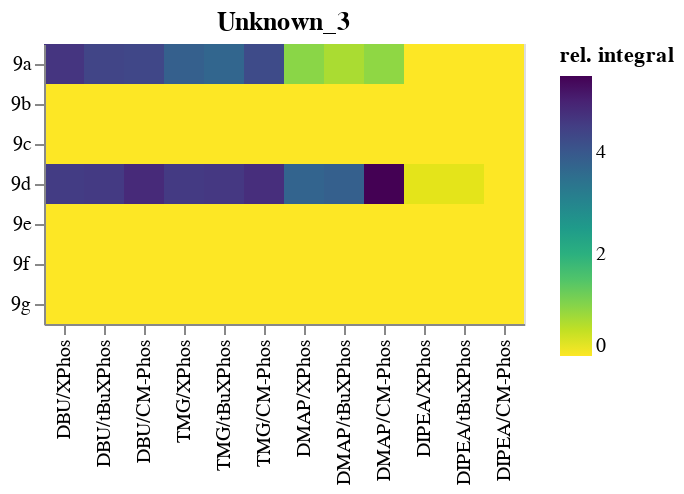

The notebook cell this image was saved under:
### Markdown cell above
The relative intensity of compound 'unknown_3' is plotted as a heatmap.

### Code cell
heatmap = alt.Chart(results_rounded, title = 'Unknown_3').mark_rect().encode(
            x=alt.X('B/L', sort=row_order, axis=alt.Axis(title=None)),
            y=alt.Y('protected_cyanohydrin', axis=alt.Axis(title=None)),
            color=alt.Color('unknown_3_rel_area', title="rel. integral", scale=alt.Scale(scheme='viridis', reverse=True))
            )
text = alt.Chart(results_rounded, title = 'Unknown_3').mark_text().encode(
            x=alt.X('B/L', sort=row_order),
            y=alt.Y('protected_cyanohydrin'),
            text='unknown_3_rel_area'
            )

display(heatmap)

### Figure 1 — Vega-Lite specification as saved in the notebook (floating-point values rounded to 4 significant figures)
{"config": {"view": {"continuousWidth": 400, "continuousHeight": 300}}, "data": {"name": "data-e7378bb00550fa3028354aca50b49605"}, "mark": "rect", "encoding": {"color": {"field": "unknown_3_rel_area", "scale": {"reverse": true, "scheme": "viridis"}, "title": "rel. integral", "type": "quantitative"}, "x": {"axis": {"title": null}, "field": "B/L", "sort": ["1", "2", "3", "4", "5", "6", "7", "8", "9", "10", "11", "12"], "type": "nominal"}, "y": {"axis": {"title": null}, "field": "protected_cyanohydrin", "type": "nominal"}}, "title": "Unknown_3", "$schema": "https://vega.github.io/schema/vega-lite/v4.17.0.json", "datasets": {"data-e7378bb00550fa3028354aca50b49605": [{"2-chlorotoluene": 0.03122, "o-tolunitrile": 0.02615, "tetralin": 72910.0, "column": "1", "row": "1", "path": "C:\\Users\\GMJAZ\\OneDrive - Bayer\\Personal Data\\GitHub\\mocca\\notebooks\\cyanation_data\\09072021_sample_4.txt", "conversion": 48.0, "yield": 44.0, "unknown_3": 339500.0, "unknown_3_rel_area": 4.657, "protected_cyanohydrin": "9a", "B/L": "DBU/XPhos"}, {"2-chlorotoluene": 0.05301, "o-tolunitrile": 0.003441, "tetralin": 69100.0, "column": "2", "row": "1", "path": "C:\\Users\\GMJAZ\\OneDrive - Bayer\\Personal Data\\GitHub\\mocca\\notebooks\\cyanation_data\\09072021_sample_5.txt", "conversion": 12.0, "yield": 6.0, "unknown_3": 301700.0, "unknown_3_rel_area": 4.367, "protected_cyanohydrin": "9a", "B/L": "DBU/tBuXPhos"}, {"2-chlorotoluene": 0.05619, "o-tolunitrile": 0.0, "tetralin": 66690.0, "column": "3", "row": "1", "path": "C:\\Users\\GMJAZ\\OneDrive - Bayer\\Personal Data\\GitHub\\mocca\\notebooks\\cyanation_data\\09072021_sample_6.txt", "conversion": 6.0, "yield": 0.0, "unknown_3": 288500.0, "unknown_3_rel_area": 4.326, "protected_cyanohydrin": "9a", "B/L": "DBU/CM-Phos"}, {"2-chlorotoluene": 0.0, "o-tolunitrile": 0.04074, "tetralin": 72700.0, "column": "4", "row": "1", "path": "C:\\Users\\GMJAZ\\OneDrive - Bayer\\Personal Data\\GitHub\\mocca\\notebooks\\cyanation_data\\09072021_sample_7.txt", "conversion": 100.0, "yield": 68.0, "unknown_3": 279500.0, "unknown_3_rel_area": 3.845, "protected_cyanohydrin": "9a", "B/L": "TMG/XPhos"}, {"2-chlorotoluene": 0.0, "o-tolunitrile": 0.02907, "tetralin": 66780.0, "column": "5", "row": "1", "path": "C:\\Users\\GMJAZ\\OneDrive - Bayer\\Personal Data\\GitHub\\mocca\\notebooks\\cyanation_data\\09072021_sample_8.txt", "conversion": 100.0, "yield": 48.0, "unknown_3": 246800.0, "unknown_3_rel_area": 3.695, "protected_cyanohydrin": "9a", "B/L": "TMG/tBuXPhos"}, {"2-chlorotoluene": 0.0, "o-tolunitrile": 0.04978, "tetralin": 75270.0, "column": "6", "row": "1", "path": "C:\\Users\\GMJAZ\\OneDrive - Bayer\\Personal Data\\GitHub\\mocca\\notebooks\\cyanation_data\\09072021_sample_9.txt", "conversion": 100.0, "yield": 83.0, "unknown_3": 320400.0, "unknown_3_rel_area": 4.257, "protected_cyanohydrin": "9a", "B/L": "TMG/CM-Phos"}, {"2-chlorotoluene": 0.04003, "o-tolunitrile": 0.009335, "tetralin": 93320.0, "column": "7", "row": "1", "path": "C:\\Users\\GMJAZ\\OneDrive - Bayer\\Personal Data\\GitHub\\mocca\\notebooks\\cyanation_data\\09072021_sample_10.txt", "conversion": 33.0, "yield": 16.0, "unknown_3": 89180.0, "unknown_3_rel_area": 0.9557, "protected_cyanohydrin": "9a", "B/L": "DMAP/XPhos"}, {"2-chlorotoluene": 0.04964, "o-tolunitrile": 0.004025, "tetralin": 59200.0, "column": "8", "row": "1", "path": "C:\\Users\\GMJAZ\\OneDrive - Bayer\\Personal Data\\GitHub\\mocca\\notebooks\\cyanation_data\\09072021_sample_11.txt", "conversion": 17.0, "yield": 7.0, "unknown_3": 40680.0, "unknown_3_rel_area": 0.6872, "protected_cyanohydrin": "9a", "B/L": "DMAP/tBuXPhos"}, {"2-chlorotoluene": 0.0468, "o-tolunitrile": 0.008247, "tetralin": 65570.0, "column": "9", "row": "1", "path": "C:\\Users\\GMJAZ\\OneDrive - Bayer\\Personal Data\\GitHub\\mocca\\notebooks\\cyanation_data\\09072021_sample_12.txt", "conversion": 22.0, "yield": 14.0, "unknown_3": 60160.0, "unknown_3_rel_area": 0.9175, "protected_cyanohydrin": "9a", "B/L": "DMAP/CM-Phos"}, {"2-chlorotoluene": 0.0479, "o-tolunitrile": 0.0, "tetralin": 64290.0, "column": "10", "row": "1", "path": "C:\\Users\\GMJAZ\\OneDrive - Bayer\\Personal Data\\GitHub\\mocca\\notebooks\\cyanation_data\\09072021_sample_13.txt", "conversion": 20.0, "yield": 0.0, "unknown_3": 0.0, "unknown_3_rel_area": 0.0, "protected_cyanohydrin": "9a", "B/L": "DIPEA/XPhos"}, {"2-chlorotoluene": 0.04628, "o-tolunitrile": 0.0, "tetralin": 62540.0, "column": "11", "row": "1", "path": "C:\\Users\\GMJAZ\\OneDrive - Bayer\\Personal Data\\GitHub\\mocca\\notebooks\\cyanation_data\\09072021_sample_14.txt", "conversion": 23.0, "yield": 0.0, "unknown_3": 0.0, "unknown_3_rel_area": 0.0, "protected_cyanohydrin": "9a", "B/L": "DIPEA/tBuXPhos"}, {"2-chlorotoluene": 0.04832, "o-tolunitrile": 0.0, "tetralin": 60390.0, "column": "12", "row": "1", "path": "C:\\Users\\GMJAZ\\OneDrive - Bayer\\Personal Data\\GitHub\\mocca\\notebooks\\cyanation_data\\09072021_sample_15.txt", "conversion": 19.0, "yield": 0.0, "unknown_3": 0.0, "unknown_3_rel_area": 0.0, "protected_cyanohydrin": "9a", "B/L": "DIPEA/CM-Phos"}, {"2-chlorotoluene": 0.0589, "o-tolunitrile": 0.0, "tetralin": 69100.0, "column": "1", "row": "2", "path": "C:\\Users\\GMJAZ\\OneDrive - Bayer\\Personal Data\\GitHub\\mocca\\notebooks\\cyanation_data\\09072021_sample_16.txt", "conversion": 2.0, "yield": 0.0, "unknown_3": 0.0, "unknown_3_rel_area": 0.0, "protected_cyanohydrin": "9b", "B/L": "DBU/XPhos"}, {"2-chlorotoluene": 0.05759, "o-tolunitrile": 0.001389, "tetralin": 62910.0, "column": "2", "row": "2", "path": "C:\\Users\\GMJAZ\\OneDrive - Bayer\\Personal Data\\GitHub\\mocca\\notebooks\\cyanation_data\\09072021_sample_17.txt", "conversion": 4.0, "yield": 2.0, "unknown_3": 0.0, "unknown_3_rel_area": 0.0, "protected_cyanohydrin": "9b", "B/L": "DBU/tBuXPhos"}, {"2-chlorotoluene": 0.0572, "o-tolunitrile": 0.0, "tetralin": 67540.0, "column": "3", "row": "2", "path": "C:\\Users\\GMJAZ\\OneDrive - Bayer\\Personal Data\\GitHub\\mocca\\notebooks\\cyanation_data\\09072021_sample_18.txt", "conversion": 5.0, "yield": 0.0, "unknown_3": 0.0, "unknown_3_rel_area": 0.0, "protected_cyanohydrin": "9b", "B/L": "DBU/CM-Phos"}, {"2-chlorotoluene": 0.05577, "o-tolunitrile": 0.001298, "tetralin": 67720.0, "column": "4", "row": "2", "path": "C:\\Users\\GMJAZ\\OneDrive - Bayer\\Personal Data\\GitHub\\mocca\\notebooks\\cyanation_data\\09072021_sample_19.txt", "conversion": 7.0, "yield": 2.0, "unknown_3": 0.0, "unknown_3_rel_area": 0.0, "protected_cyanohydrin": "9b", "B/L": "TMG/XPhos"}, {"2-chlorotoluene": 0.05696, "o-tolunitrile": 0.002916, "tetralin": 60570.0, "column": "5", "row": "2", "path": "C:\\Users\\GMJAZ\\OneDrive - Bayer\\Personal Data\\GitHub\\mocca\\notebooks\\cyanation_data\\09072021_sample_20.txt", "conversion": 5.0, "yield": 5.0, "unknown_3": 0.0, "unknown_3_rel_area": 0.0, "protected_cyanohydrin": "9b", "B/L": "TMG/tBuXPhos"}, {"2-chlorotoluene": 0.0602, "o-tolunitrile": 0.0, "tetralin": 62220.0, "column": "6", "row": "2", "path": "C:\\Users\\GMJAZ\\OneDrive - Bayer\\Personal Data\\GitHub\\mocca\\notebooks\\cyanation_data\\09072021_sample_21.txt", "conversion": -0.0, "yield": 0.0, "unknown_3": 0.0, "unknown_3_rel_area": 0.0, "protected_cyanohydrin": "9b", "B/L": "TMG/CM-Phos"}, {"2-chlorotoluene": 0.04791, "o-tolunitrile": 0.01438, "tetralin": 63780.0, "column": "7", "row": "2", "path": "C:\\Users\\GMJAZ\\OneDrive - Bayer\\Personal Data\\GitHub\\mocca\\notebooks\\cyanation_data\\09072021_sample_22.txt", "conversion": 20.0, "yield": 24.0, "unknown_3": 0.0, "unknown_3_rel_area": 0.0, "protected_cyanohydrin": "9b", "B/L": "DMAP/XPhos"}, {"2-chlorotoluene": 0.04998, "o-tolunitrile": 0.006925, "tetralin": 59390.0, "column": "8", "row": "2", "path": "C:\\Users\\GMJAZ\\OneDrive - Bayer\\Personal Data\\GitHub\\mocca\\notebooks\\cyanation_data\\09072021_sample_23.txt", "conversion": 17.0, "yield": 12.0, "unknown_3": 0.0, "unknown_3_rel_area": 0.0, "protected_cyanohydrin": "9b", "B/L": "DMAP/tBuXPhos"}, {"2-chlorotoluene": 0.04449, "o-tolunitrile": 0.01277, "tetralin": 60460.0, "column": "9", "row": "2", "path": "C:\\Users\\GMJAZ\\OneDrive - Bayer\\Personal Data\\GitHub\\mocca\\notebooks\\cyanation_data\\09072021_sample_24.txt", "conversion": 26.0, "yield": 21.0, "unknown_3": 0.0, "unknown_3_rel_area": 0.0, "protected_cyanohydrin": "9b", "B/L": "DMAP/CM-Phos"}, {"2-chlorotoluene": 0.0436, "o-tolunitrile": 0.003388, "tetralin": 64170.0, "column": "10", "row": "2", "path": "C:\\Users\\GMJAZ\\OneDrive - Bayer\\Personal Data\\GitHub\\mocca\\notebooks\\cyanation_data\\09072021_sample_25.txt", "conversion": 27.0, "yield": 6.0, "unknown_3": 0.0, "unknown_3_rel_area": 0.0, "protected_cyanohydrin": "9b", "B/L": "DIPEA/XPhos"}, {"2-chlorotoluene": 0.03837, "o-tolunitrile": 0.0, "tetralin": 57690.0, "column": "11", "row": "2", "path": "C:\\Users\\GMJAZ\\OneDrive - Bayer\\Personal Data\\GitHub\\mocca\\notebooks\\cyanation_data\\09072021_sample_26.txt", "conversion": 36.0, "yield": 0.0, "unknown_3": 0.0, "unknown_3_rel_area": 0.0, "protected_cyanohydrin": "9b", "B/L": "DIPEA/tBuXPhos"}, {"2-chlorotoluene": 0.04478, "o-tolunitrile": 0.003252, "tetralin": 93690.0, "column": "12", "row": "2", "path": "C:\\Users\\GMJAZ\\OneDrive - Bayer\\Personal Data\\GitHub\\mocca\\notebooks\\cyanation_data\\09072021_sample_27.txt", "conversion": 25.0, "yield": 5.0, "unknown_3": 0.0, "unknown_3_rel_area": 0.0, "protected_cyanohydrin": "9b", "B/L": "DIPEA/CM-Phos"}, {"2-chlorotoluene": 0.05682, "o-tolunitrile": 0.0, "tetralin": 67260.0, "column": "1", "row": "3", "path": "C:\\Users\\GMJAZ\\OneDrive - Bayer\\Personal Data\\GitHub\\mocca\\notebooks\\cyanation_data\\09072021_sample_28.txt", "conversion": 5.0, "yield": 0.0, "unknown_3": 0.0, "unknown_3_rel_area": 0.0, "protected_cyanohydrin": "9c", "B/L": "DBU/XPhos"}, {"2-chlorotoluene": 0.05946, "o-tolunitrile": 0.0, "tetralin": 61800.0, "column": "2", "row": "3", "path": "C:\\Users\\GMJAZ\\OneDrive - Bayer\\Personal Data\\GitHub\\mocca\\notebooks\\cyanation_data\\09072021_sample_29.txt", "conversion": 1.0, "yield": 0.0, "unknown_3": 0.0, "unknown_3_rel_area": 0.0, "protected_cyanohydrin": "9c", "B/L": "DBU/tBuXPhos"}, {"2-chlorotoluene": 0.06017, "o-tolunitrile": 0.0, "tetralin": 63310.0, "column": "3", "row": "3", "path": "C:\\Users\\GMJAZ\\OneDrive - Bayer\\Personal Data\\GitHub\\mocca\\notebooks\\cyanation_data\\09072021_sample_30.txt", "conversion": -0.0, "yield": 0.0, "unknown_3": 0.0, "unknown_3_rel_area": 0.0, "protected_cyanohydrin": "9c", "B/L": "DBU/CM-Phos"}, {"2-chlorotoluene": 0.0, "o-tolunitrile": 0.05581, "tetralin": 64890.0, "column": "4", "row": "3", "path": "C:\\Users\\GMJAZ\\OneDrive - Bayer\\Personal Data\\GitHub\\mocca\\notebooks\\cyanation_data\\09072021_sample_31.txt", "conversion": 100.0, "yield": 93.0, "unknown_3": 0.0, "unknown_3_rel_area": 0.0, "protected_cyanohydrin": "9c", "B/L": "TMG/XPhos"}, {"2-chlorotoluene": 0.0, "o-tolunitrile": 0.04693, "tetralin": 60000.0, "column": "5", "row": "3", "path": "C:\\Users\\GMJAZ\\OneDrive - Bayer\\Personal Data\\GitHub\\mocca\\notebooks\\cyanation_data\\09072021_sample_32.txt", "conversion": 100.0, "yield": 78.0, "unknown_3": 0.0, "unknown_3_rel_area": 0.0, "protected_cyanohydrin": "9c", "B/L": "TMG/tBuXPhos"}, {"2-chlorotoluene": 0.06061, "o-tolunitrile": 0.0, "tetralin": 60040.0, "column": "6", "row": "3", "path": "C:\\Users\\GMJAZ\\OneDrive - Bayer\\Personal Data\\GitHub\\mocca\\notebooks\\cyanation_data\\09072021_sample_33.txt", "conversion": -1.0, "yield": 0.0, "unknown_3": 0.0, "unknown_3_rel_area": 0.0, "protected_cyanohydrin": "9c", "B/L": "TMG/CM-Phos"}, {"2-chlorotoluene": 0.03307, "o-tolunitrile": 0.02831, "tetralin": 62280.0, "column": "7", "row": "3", "path": "C:\\Users\\GMJAZ\\OneDrive - Bayer\\Personal Data\\GitHub\\mocca\\notebooks\\cyanation_data\\09072021_sample_34.txt", "conversion": 45.0, "yield": 47.0, "unknown_3": 0.0, "unknown_3_rel_area": 0.0, "protected_cyanohydrin": "9c", "B/L": "DMAP/XPhos"}, {"2-chlorotoluene": 0.03777, "o-tolunitrile": 0.01439, "tetralin": 58190.0, "column": "8", "row": "3", "path": "C:\\Users\\GMJAZ\\OneDrive - Bayer\\Personal Data\\GitHub\\mocca\\notebooks\\cyanation_data\\09072021_sample_35.txt", "conversion": 37.0, "yield": 24.0, "unknown_3": 0.0, "unknown_3_rel_area": 0.0, "protected_cyanohydrin": "9c", "B/L": "DMAP/tBuXPhos"}, {"2-chlorotoluene": 0.04285, "o-tolunitrile": 0.01464, "tetralin": 69880.0, "column": "9", "row": "3", "path": "C:\\Users\\GMJAZ\\OneDrive - Bayer\\Personal Data\\GitHub\\mocca\\notebooks\\cyanation_data\\09072021_sample_36.txt", "conversion": 29.0, "yield": 24.0, "unknown_3": 0.0, "unknown_3_rel_area": 0.0, "protected_cyanohydrin": "9c", "B/L": "DMAP/CM-Phos"}, {"2-chlorotoluene": 0.04227, "o-tolunitrile": 0.002106, "tetralin": 61430.0, "column": "10", "row": "3", "path": "C:\\Users\\GMJAZ\\OneDrive - Bayer\\Personal Data\\GitHub\\mocca\\notebooks\\cyanation_data\\09072021_sample_37.txt", "conversion": 30.0, "yield": 4.0, "unknown_3": 0.0, "unknown_3_rel_area": 0.0, "protected_cyanohydrin": "9c", "B/L": "DIPEA/XPhos"}, {"2-chlorotoluene": 0.03901, "o-tolunitrile": 0.0, "tetralin": 66400.0, "column": "11", "row": "3", "path": "C:\\Users\\GMJAZ\\OneDrive - Bayer\\Personal Data\\GitHub\\mocca\\notebooks\\cyanation_data\\09072021_sample_38.txt", "conversion": 35.0, "yield": 0.0, "unknown_3": 0.0, "unknown_3_rel_area": 0.0, "protected_cyanohydrin": "9c", "B/L": "DIPEA/tBuXPhos"}, {"2-chlorotoluene": 0.04087, "o-tolunitrile": 0.002042, "tetralin": 128800.0, "column": "12", "row": "3", "path": "C:\\Users\\GMJAZ\\OneDrive - Bayer\\Personal Data\\GitHub\\mocca\\notebooks\\cyanation_data\\09072021_sample_39.txt", "conversion": 32.0, "yield": 3.0, "unknown_3": 0.0, "unknown_3_rel_area": 0.0, "protected_cyanohydrin": "9c", "B/L": "DIPEA/CM-Phos"}, {"2-chlorotoluene": 0.0597, "o-tolunitrile": 0.0, "tetralin": 71230.0, "column": "1", "row": "4", "path": "C:\\Users\\GMJAZ\\OneDrive - Bayer\\Personal Data\\GitHub\\mocca\\notebooks\\cyanation_data\\09072021_sample_40.txt", "conversion": 1.0, "yield": 0.0, "unknown_3": 323100.0, "unknown_3_rel_area": 4.536, "protected_cyanohydrin": "9d", "B/L": "DBU/XPhos"}, {"2-chlorotoluene": 0.05718, "o-tolunitrile": 0.0, "tetralin": 70520.0, "column": "2", "row": "4", "path": "C:\\Users\\GMJAZ\\OneDrive - Bayer\\Personal Data\\GitHub\\mocca\\notebooks\\cyanation_data\\09072021_sample_41.txt", "conversion": 5.0, "yield": 0.0, "unknown_3": 322500.0, "unknown_3_rel_area": 4.573, "protected_cyanohydrin": "9d", "B/L": "DBU/tBuXPhos"}, {"2-chlorotoluene": 0.0605, "o-tolunitrile": 0.0, "tetralin": 72200.0, "column": "3", "row": "4", "path": "C:\\Users\\GMJAZ\\OneDrive - Bayer\\Personal Data\\GitHub\\mocca\\notebooks\\cyanation_data\\09072021_sample_42.txt", "conversion": -1.0, "yield": 0.0, "unknown_3": 349400.0, "unknown_3_rel_area": 4.84, "protected_cyanohydrin": "9d", "B/L": "DBU/CM-Phos"}, {"2-chlorotoluene": 0.05829, "o-tolunitrile": 0.001535, "tetralin": 76000.0, "column": "4", "row": "4", "path": "C:\\Users\\GMJAZ\\OneDrive - Bayer\\Personal Data\\GitHub\\mocca\\notebooks\\cyanation_data\\09072021_sample_43.txt", "conversion": 3.0, "yield": 3.0, "unknown_3": 347700.0, "unknown_3_rel_area": 4.575, "protected_cyanohydrin": "9d", "B/L": "TMG/XPhos"}, {"2-chlorotoluene": 0.03343, "o-tolunitrile": 0.02656, "tetralin": 66340.0, "column": "5", "row": "4", "path": "C:\\Users\\GMJAZ\\OneDrive - Bayer\\Personal Data\\GitHub\\mocca\\notebooks\\cyanation_data\\09072021_sample_44.txt", "conversion": 44.0, "yield": 44.0, "unknown_3": 305100.0, "unknown_3_rel_area": 4.599, "protected_cyanohydrin": "9d", "B/L": "TMG/tBuXPhos"}, {"2-chlorotoluene": 0.06194, "o-tolunitrile": 0.0, "tetralin": 67920.0, "column": "6", "row": "4", "path": "C:\\Users\\GMJAZ\\OneDrive - Bayer\\Personal Data\\GitHub\\mocca\\notebooks\\cyanation_data\\09072021_sample_45.txt", "conversion": -3.0, "yield": 0.0, "unknown_3": 323700.0, "unknown_3_rel_area": 4.767, "protected_cyanohydrin": "9d", "B/L": "TMG/CM-Phos"}, {"2-chlorotoluene": 0.01162, "o-tolunitrile": 0.05148, "tetralin": 69010.0, "column": "7", "row": "4", "path": "C:\\Users\\GMJAZ\\OneDrive - Bayer\\Personal Data\\GitHub\\mocca\\notebooks\\cyanation_data\\09072021_sample_46.txt", "conversion": 81.0, "yield": 86.0, "unknown_3": 258300.0, "unknown_3_rel_area": 3.744, "protected_cyanohydrin": "9d", "B/L": "DMAP/XPhos"}, {"2-chlorotoluene": 0.0339, "o-tolunitrile": 0.02327, "tetralin": 64580.0, "column": "8", "row": "4", "path": "C:\\Users\\GMJAZ\\OneDrive - Bayer\\Personal Data\\GitHub\\mocca\\notebooks\\cyanation_data\\09072021_sample_47.txt", "conversion": 43.0, "yield": 39.0, "unknown_3": 248200.0, "unknown_3_rel_area": 3.842, "protected_cyanohydrin": "9d", "B/L": "DMAP/tBuXPhos"}, {"2-chlorotoluene": 0.04107, "o-tolunitrile": 0.008536, "tetralin": 103600.0, "column": "9", "row": "4", "path": "C:\\Users\\GMJAZ\\OneDrive - Bayer\\Personal Data\\GitHub\\mocca\\notebooks\\cyanation_data\\09072021_sample_48.txt", "conversion": 32.0, "yield": 14.0, "unknown_3": 567600.0, "unknown_3_rel_area": 5.48, "protected_cyanohydrin": "9d", "B/L": "DMAP/CM-Phos"}, {"2-chlorotoluene": 0.04628, "o-tolunitrile": 0.003172, "tetralin": 62520.0, "column": "10", "row": "4", "path": "C:\\Users\\GMJAZ\\OneDrive - Bayer\\Personal Data\\GitHub\\mocca\\notebooks\\cyanation_data\\09072021_sample_49.txt", "conversion": 23.0, "yield": 5.0, "unknown_3": 14040.0, "unknown_3_rel_area": 0.2246, "protected_cyanohydrin": "9d", "B/L": "DIPEA/XPhos"}, {"2-chlorotoluene": 0.04148, "o-tolunitrile": 0.0013, "tetralin": 84070.0, "column": "11", "row": "4", "path": "C:\\Users\\GMJAZ\\OneDrive - Bayer\\Personal Data\\GitHub\\mocca\\notebooks\\cyanation_data\\09072021_sample_50.txt", "conversion": 31.0, "yield": 2.0, "unknown_3": 18470.0, "unknown_3_rel_area": 0.2197, "protected_cyanohydrin": "9d", "B/L": "DIPEA/tBuXPhos"}, {"2-chlorotoluene": 0.03295, "o-tolunitrile": 0.004486, "tetralin": 193700.0, "column": "12", "row": "4", "path": "C:\\Users\\GMJAZ\\OneDrive - Bayer\\Personal Data\\GitHub\\mocca\\notebooks\\cyanation_data\\09072021_sample_51.txt", "conversion": 45.0, "yield": 7.0, "unknown_3": 0.0, "unknown_3_rel_area": 0.0, "protected_cyanohydrin": "9d", "B/L": "DIPEA/CM-Phos"}, {"2-chlorotoluene": 0.05771, "o-tolunitrile": 0.0, "tetralin": 63040.0, "column": "1", "row": "5", "path": "C:\\Users\\GMJAZ\\OneDrive - Bayer\\Personal Data\\GitHub\\mocca\\notebooks\\cyanation_data\\09072021_sample_52.txt", "conversion": 4.0, "yield": 0.0, "unknown_3": 0.0, "unknown_3_rel_area": 0.0, "protected_cyanohydrin": "9e", "B/L": "DBU/XPhos"}, {"2-chlorotoluene": 0.05908, "o-tolunitrile": 0.0, "tetralin": 60390.0, "column": "2", "row": "5", "path": "C:\\Users\\GMJAZ\\OneDrive - Bayer\\Personal Data\\GitHub\\mocca\\notebooks\\cyanation_data\\09072021_sample_53.txt", "conversion": 2.0, "yield": 0.0, "unknown_3": 0.0, "unknown_3_rel_area": 0.0, "protected_cyanohydrin": "9e", "B/L": "DBU/tBuXPhos"}, {"2-chlorotoluene": 0.06194, "o-tolunitrile": 0.0, "tetralin": 58870.0, "column": "3", "row": "5", "path": "C:\\Users\\GMJAZ\\OneDrive - Bayer\\Personal Data\\GitHub\\mocca\\notebooks\\cyanation_data\\09072021_sample_54.txt", "conversion": -3.0, "yield": 0.0, "unknown_3": 0.0, "unknown_3_rel_area": 0.0, "protected_cyanohydrin": "9e", "B/L": "DBU/CM-Phos"}, {"2-chlorotoluene": 0.06002, "o-tolunitrile": 0.0, "tetralin": 66360.0, "column": "4", "row": "5", "path": "C:\\Users\\GMJAZ\\OneDrive - Bayer\\Personal Data\\GitHub\\mocca\\notebooks\\cyanation_data\\09072021_sample_55.txt", "conversion": -0.0, "yield": 0.0, "unknown_3": 0.0, "unknown_3_rel_area": 0.0, "protected_cyanohydrin": "9e", "B/L": "TMG/XPhos"}, {"2-chlorotoluene": 0.05776, "o-tolunitrile": 0.0, "tetralin": 61670.0, "column": "5", "row": "5", "path": "C:\\Users\\GMJAZ\\OneDrive - Bayer\\Personal Data\\GitHub\\mocca\\notebooks\\cyanation_data\\09072021_sample_56.txt", "conversion": 4.0, "yield": 0.0, "unknown_3": 0.0, "unknown_3_rel_area": 0.0, "protected_cyanohydrin": "9e", "B/L": "TMG/tBuXPhos"}, {"2-chlorotoluene": 0.06142, "o-tolunitrile": 0.0, "tetralin": 62690.0, "column": "6", "row": "5", "path": "C:\\Users\\GMJAZ\\OneDrive - Bayer\\Personal Data\\GitHub\\mocca\\notebooks\\cyanation_data\\09072021_sample_57.txt", "conversion": -2.0, "yield": 0.0, "unknown_3": 0.0, "unknown_3_rel_area": 0.0, "protected_cyanohydrin": "9e", "B/L": "TMG/CM-Phos"}, {"2-chlorotoluene": 0.0, "o-tolunitrile": 0.05655, "tetralin": 66780.0, "column": "7", "row": "5", "path": "C:\\Users\\GMJAZ\\OneDrive - Bayer\\Personal Data\\GitHub\\mocca\\notebooks\\cyanation_data\\09072021_sample_58.txt", "conversion": 100.0, "yield": 94.0, "unknown_3": 0.0, "unknown_3_rel_area": 0.0, "protected_cyanohydrin": "9e", "B/L": "DMAP/XPhos"}, {"2-chlorotoluene": 0.0316, "o-tolunitrile": 0.02676, "tetralin": 56940.0, "column": "8", "row": "5", "path": "C:\\Users\\GMJAZ\\OneDrive - Bayer\\Personal Data\\GitHub\\mocca\\notebooks\\cyanation_data\\09072021_sample_59.txt", "conversion": 47.0, "yield": 45.0, "unknown_3": 0.0, "unknown_3_rel_area": 0.0, "protected_cyanohydrin": "9e", "B/L": "DMAP/tBuXPhos"}, {"2-chlorotoluene": 0.04981, "o-tolunitrile": 0.001835, "tetralin": 78420.0, "column": "9", "row": "5", "path": "C:\\Users\\GMJAZ\\OneDrive - Bayer\\Personal Data\\GitHub\\mocca\\notebooks\\cyanation_data\\09072021_sample_60.txt", "conversion": 17.0, "yield": 3.0, "unknown_3": 0.0, "unknown_3_rel_area": 0.0, "protected_cyanohydrin": "9e", "B/L": "DMAP/CM-Phos"}, {"2-chlorotoluene": 0.04087, "o-tolunitrile": 0.01011, "tetralin": 62430.0, "column": "10", "row": "5", "path": "C:\\Users\\GMJAZ\\OneDrive - Bayer\\Personal Data\\GitHub\\mocca\\notebooks\\cyanation_data\\09072021_sample_61.txt", "conversion": 32.0, "yield": 17.0, "unknown_3": 0.0, "unknown_3_rel_area": 0.0, "protected_cyanohydrin": "9e", "B/L": "DIPEA/XPhos"}, {"2-chlorotoluene": 0.03558, "o-tolunitrile": 0.003315, "tetralin": 141800.0, "column": "11", "row": "5", "path": "C:\\Users\\GMJAZ\\OneDrive - Bayer\\Personal Data\\GitHub\\mocca\\notebooks\\cyanation_data\\09072021_sample_62.txt", "conversion": 41.0, "yield": 6.0, "unknown_3": 0.0, "unknown_3_rel_area": 0.0, "protected_cyanohydrin": "9e", "B/L": "DIPEA/tBuXPhos"}, {"2-chlorotoluene": 0.03816, "o-tolunitrile": 0.01116, "tetralin": 93780.0, "column": "12", "row": "5", "path": "C:\\Users\\GMJAZ\\OneDrive - Bayer\\Personal Data\\GitHub\\mocca\\notebooks\\cyanation_data\\09072021_sample_63.txt", "conversion": 36.0, "yield": 19.0, "unknown_3": 0.0, "unknown_3_rel_area": 0.0, "protected_cyanohydrin": "9e", "B/L": "DIPEA/CM-Phos"}, {"2-chlorotoluene": 0.04891, "o-tolunitrile": 0.01081, "tetralin": 59900.0, "column": "1", "row": "6", "path": "C:\\Users\\GMJAZ\\OneDrive - Bayer\\Personal Data\\GitHub\\mocca\\notebooks\\cyanation_data\\09072021_sample_64.txt", "conversion": 18.0, "yield": 18.0, "unknown_3": 0.0, "unknown_3_rel_area": 0.0, "protected_cyanohydrin": "9f", "B/L": "DBU/XPhos"}, {"2-chlorotoluene": 0.05456, "o-tolunitrile": 0.004106, "tetralin": 58750.0, "column": "2", "row": "6", "path": "C:\\Users\\GMJAZ\\OneDrive - Bayer\\Personal Data\\GitHub\\mocca\\notebooks\\cyanation_data\\09072021_sample_65.txt", "conversion": 9.0, "yield": 7.0, "unknown_3": 0.0, "unknown_3_rel_area": 0.0, "protected_cyanohydrin": "9f", "B/L": "DBU/tBuXPhos"}, {"2-chlorotoluene": 0.05755, "o-tolunitrile": 0.0, "tetralin": 74150.0, "column": "3", "row": "6", "path": "C:\\Users\\GMJAZ\\OneDrive - Bayer\\Personal Data\\GitHub\\mocca\\notebooks\\cyanation_data\\09072021_sample_66.txt", "conversion": 4.0, "yield": 0.0, "unknown_3": 0.0, "unknown_3_rel_area": 0.0, "protected_cyanohydrin": "9f", "B/L": "DBU/CM-Phos"}, {"2-chlorotoluene": 0.0301, "o-tolunitrile": 0.02818, "tetralin": 61030.0, "column": "4", "row": "6", "path": "C:\\Users\\GMJAZ\\OneDrive - Bayer\\Personal Data\\GitHub\\mocca\\notebooks\\cyanation_data\\09072021_sample_67.txt", "conversion": 50.0, "yield": 47.0, "unknown_3": 0.0, "unknown_3_rel_area": 0.0, "protected_cyanohydrin": "9f", "B/L": "TMG/XPhos"}, {"2-chlorotoluene": 0.03939, "o-tolunitrile": 0.01617, "tetralin": 58170.0, "column": "5", "row": "6", "path": "C:\\Users\\GMJAZ\\OneDrive - Bayer\\Personal Data\\GitHub\\mocca\\notebooks\\cyanation_data\\09072021_sample_68.txt", "conversion": 34.0, "yield": 27.0, "unknown_3": 0.0, "unknown_3_rel_area": 0.0, "protected_cyanohydrin": "9f", "B/L": "TMG/tBuXPhos"}, {"2-chlorotoluene": 0.0, "o-tolunitrile": 0.04654, "tetralin": 60860.0, "column": "6", "row": "6", "path": "C:\\Users\\GMJAZ\\OneDrive - Bayer\\Personal Data\\GitHub\\mocca\\notebooks\\cyanation_data\\09072021_sample_69.txt", "conversion": 100.0, "yield": 78.0, "unknown_3": 0.0, "unknown_3_rel_area": 0.0, "protected_cyanohydrin": "9f", "B/L": "TMG/CM-Phos"}, {"2-chlorotoluene": 0.006588, "o-tolunitrile": 0.05462, "tetralin": 75880.0, "column": "7", "row": "6", "path": "C:\\Users\\GMJAZ\\OneDrive - Bayer\\Personal Data\\GitHub\\mocca\\notebooks\\cyanation_data\\09072021_sample_70.txt", "conversion": 89.0, "yield": 91.0, "unknown_3": 0.0, "unknown_3_rel_area": 0.0, "protected_cyanohydrin": "9f", "B/L": "DMAP/XPhos"}, {"2-chlorotoluene": 0.01627, "o-tolunitrile": 0.03821, "tetralin": 109600.0, "column": "8", "row": "6", "path": "C:\\Users\\GMJAZ\\OneDrive - Bayer\\Personal Data\\GitHub\\mocca\\notebooks\\cyanation_data\\09072021_sample_71.txt", "conversion": 73.0, "yield": 64.0, "unknown_3": 0.0, "unknown_3_rel_area": 0.0, "protected_cyanohydrin": "9f", "B/L": "DMAP/tBuXPhos"}, {"2-chlorotoluene": 0.05309, "o-tolunitrile": 0.00287, "tetralin": 71720.0, "column": "9", "row": "6", "path": "C:\\Users\\GMJAZ\\OneDrive - Bayer\\Personal Data\\GitHub\\mocca\\notebooks\\cyanation_data\\09072021_sample_72.txt", "conversion": 12.0, "yield": 5.0, "unknown_3": 0.0, "unknown_3_rel_area": 0.0, "protected_cyanohydrin": "9f", "B/L": "DMAP/CM-Phos"}, {"2-chlorotoluene": 0.04155, "o-tolunitrile": 0.004775, "tetralin": 94510.0, "column": "10", "row": "6", "path": "C:\\Users\\GMJAZ\\OneDrive - Bayer\\Personal Data\\GitHub\\mocca\\notebooks\\cyanation_data\\09072021_sample_73.txt", "conversion": 31.0, "yield": 8.0, "unknown_3": 0.0, "unknown_3_rel_area": 0.0, "protected_cyanohydrin": "9f", "B/L": "DIPEA/XPhos"}, {"2-chlorotoluene": 0.02689, "o-tolunitrile": 0.00528, "tetralin": 211100.0, "column": "11", "row": "6", "path": "C:\\Users\\GMJAZ\\OneDrive - Bayer\\Personal Data\\GitHub\\mocca\\notebooks\\cyanation_data\\09072021_sample_74.txt", "conversion": 55.0, "yield": 9.0, "unknown_3": 0.0, "unknown_3_rel_area": 0.0, "protected_cyanohydrin": "9f", "B/L": "DIPEA/tBuXPhos"}, {"2-chlorotoluene": 0.04173, "o-tolunitrile": 0.00628, "tetralin": 61440.0, "column": "12", "row": "6", "path": "C:\\Users\\GMJAZ\\OneDrive - Bayer\\Personal Data\\GitHub\\mocca\\notebooks\\cyanation_data\\09072021_sample_75.txt", "conversion": 30.0, "yield": 10.0, "unknown_3": 0.0, "unknown_3_rel_area": 0.0, "protected_cyanohydrin": "9f", "B/L": "DIPEA/CM-Phos"}, {"2-chlorotoluene": 0.05799, "o-tolunitrile": 0.0, "tetralin": 62260.0, "column": "1", "row": "7", "path": "C:\\Users\\GMJAZ\\OneDrive - Bayer\\Personal Data\\GitHub\\mocca\\notebooks\\cyanation_data\\09072021_sample_76.txt", "conversion": 3.0, "yield": 0.0, "unknown_3": 0.0, "unknown_3_rel_area": 0.0, "protected_cyanohydrin": "9g", "B/L": "DBU/XPhos"}, {"2-chlorotoluene": 0.05725, "o-tolunitrile": 0.0, "tetralin": 86100.0, "column": "2", "row": "7", "path": "C:\\Users\\GMJAZ\\OneDrive - Bayer\\Personal Data\\GitHub\\mocca\\notebooks\\cyanation_data\\09072021_sample_77.txt", "conversion": 5.0, "yield": 0.0, "unknown_3": 0.0, "unknown_3_rel_area": 0.0, "protected_cyanohydrin": "9g", "B/L": "DBU/tBuXPhos"}, {"2-chlorotoluene": 0.0561, "o-tolunitrile": 0.0, "tetralin": 75090.0, "column": "3", "row": "7", "path": "C:\\Users\\GMJAZ\\OneDrive - Bayer\\Personal Data\\GitHub\\mocca\\notebooks\\cyanation_data\\09072021_sample_78.txt", "conversion": 7.0, "yield": 0.0, "unknown_3": 0.0, "unknown_3_rel_area": 0.0, "protected_cyanohydrin": "9g", "B/L": "DBU/CM-Phos"}, {"2-chlorotoluene": 0.05857, "o-tolunitrile": 0.0, "tetralin": 60720.0, "column": "4", "row": "7", "path": "C:\\Users\\GMJAZ\\OneDrive - Bayer\\Personal Data\\GitHub\\mocca\\notebooks\\cyanation_data\\09072021_sample_79.txt", "conversion": 2.0, "yield": 0.0, "unknown_3": 0.0, "unknown_3_rel_area": 0.0, "protected_cyanohydrin": "9g", "B/L": "TMG/XPhos"}, {"2-chlorotoluene": 0.06207, "o-tolunitrile": 0.0, "tetralin": 56150.0, "column": "5", "row": "7", "path": "C:\\Users\\GMJAZ\\OneDrive - Bayer\\Personal Data\\GitHub\\mocca\\notebooks\\cyanation_data\\09072021_sample_80.txt", "conversion": -3.0, "yield": 0.0, "unknown_3": 0.0, "unknown_3_rel_area": 0.0, "protected_cyanohydrin": "9g", "B/L": "TMG/tBuXPhos"}, {"2-chlorotoluene": 0.06185, "o-tolunitrile": 0.0, "tetralin": 63090.0, "column": "6", "row": "7", "path": "C:\\Users\\GMJAZ\\OneDrive - Bayer\\Personal Data\\GitHub\\mocca\\notebooks\\cyanation_data\\09072021_sample_81.txt", "conversion": -3.0, "yield": 0.0, "unknown_3": 0.0, "unknown_3_rel_area": 0.0, "protected_cyanohydrin": "9g", "B/L": "TMG/CM-Phos"}, {"2-chlorotoluene": 0.05178, "o-tolunitrile": 0.0, "tetralin": 137800.0, "column": "7", "row": "7", "path": "C:\\Users\\GMJAZ\\OneDrive - Bayer\\Personal Data\\GitHub\\mocca\\notebooks\\cyanation_data\\09072021_sample_82.txt", "conversion": 14.0, "yield": 0.0, "unknown_3": 0.0, "unknown_3_rel_area": 0.0, "protected_cyanohydrin": "9g", "B/L": "DMAP/XPhos"}, {"2-chlorotoluene": 0.05931, "o-tolunitrile": 0.0, "tetralin": 68120.0, "column": "8", "row": "7", "path": "C:\\Users\\GMJAZ\\OneDrive - Bayer\\Personal Data\\GitHub\\mocca\\notebooks\\cyanation_data\\09072021_sample_83.txt", "conversion": 1.0, "yield": 0.0, "unknown_3": 0.0, "unknown_3_rel_area": 0.0, "protected_cyanohydrin": "9g", "B/L": "DMAP/tBuXPhos"}, {"2-chlorotoluene": 0.05904, "o-tolunitrile": 0.0, "tetralin": 77370.0, "column": "9", "row": "7", "path": "C:\\Users\\GMJAZ\\OneDrive - Bayer\\Personal Data\\GitHub\\mocca\\notebooks\\cyanation_data\\09072021_sample_84.txt", "conversion": 2.0, "yield": 0.0, "unknown_3": 0.0, "unknown_3_rel_area": 0.0, "protected_cyanohydrin": "9g", "B/L": "DMAP/CM-Phos"}, {"2-chlorotoluene": 0.04445, "o-tolunitrile": 0.0, "tetralin": 162300.0, "column": "10", "row": "7", "path": "C:\\Users\\GMJAZ\\OneDrive - Bayer\\Personal Data\\GitHub\\mocca\\notebooks\\cyanation_data\\09072021_sample_85.txt", "conversion": 26.0, "yield": 0.0, "unknown_3": 0.0, "unknown_3_rel_area": 0.0, "protected_cyanohydrin": "9g", "B/L": "DIPEA/XPhos"}, {"2-chlorotoluene": 0.05263, "o-tolunitrile": 0.0, "tetralin": 64810.0, "column": "11", "row": "7", "path": "C:\\Users\\GMJAZ\\OneDrive - Bayer\\Personal Data\\GitHub\\mocca\\notebooks\\cyanation_data\\09072021_sample_86.txt", "conversion": 12.0, "yield": 0.0, "unknown_3": 0.0, "unknown_3_rel_area": 0.0, "protected_cyanohydrin": "9g", "B/L": "DIPEA/tBuXPhos"}, {"2-chlorotoluene": 0.05839, "o-tolunitrile": 0.0, "tetralin": 75710.0, "column": "12", "row": "7", "path": "C:\\Users\\GMJAZ\\OneDrive - Bayer\\Personal Data\\GitHub\\mocca\\notebooks\\cyanation_data\\09072021_sample_87.txt", "conversion": 3.0, "yield": 0.0, "unknown_3": 0.0, "unknown_3_rel_area": 0.0, "protected_cyanohydrin": "9g", "B/L": "DIPEA/CM-Phos"}]}}
